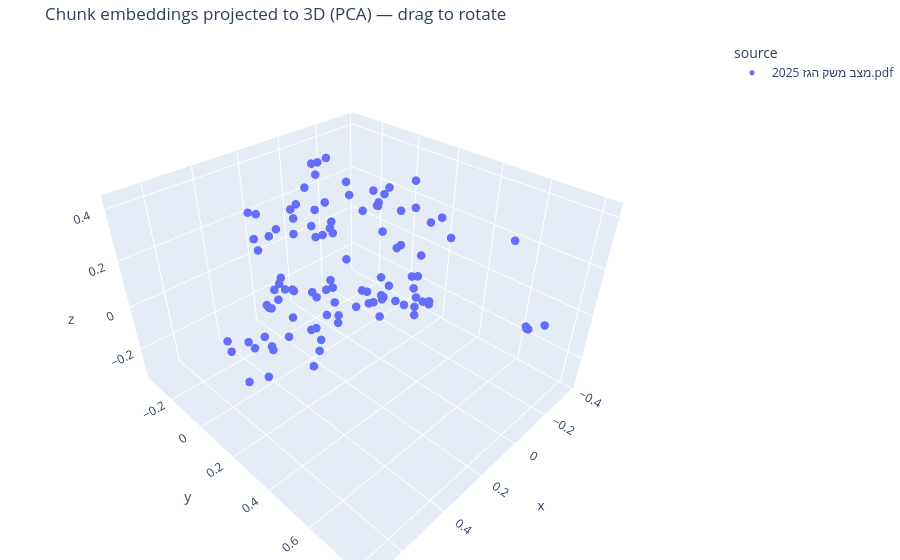

Notebook code for this chart:
### Markdown cell above
## 5. Visualize the vector space

Embeddings live in 768 dimensions — we project them to 3D with PCA to see how chunks cluster by topic/source document. Points close together are semantically similar.

**Click and drag with the mouse to rotate the plot in 3D; scroll to zoom, right-click drag to pan.**

### Code cell
pca = PCA(n_components=3)
coords = pca.fit_transform(np.array([r["embedding"] for r in records]))

viz_df = pd.DataFrame({
    "x": coords[:, 0],
    "y": coords[:, 1],
    "z": coords[:, 2],
    "source": [r["source"] for r in records],
    "preview": [r["text"][:80] + "..." for r in records],
})

fig = px.scatter_3d(
    viz_df, x="x", y="y", z="z",
    color="source", hover_data=["preview"],
    title="Chunk embeddings projected to 3D (PCA) — drag to rotate",
)
fig.update_traces(marker=dict(size=5))
fig.update_layout(scene=dict(dragmode="orbit"), margin=dict(l=0, r=0, b=0, t=40))
fig.show()

### Figure 1 — Plotly figure (JSON) as saved in the notebook; plotly's stock layout.template omitted (floating-point values rounded to 4 significant figures)
{"data": [{"customdata": [["1 סקירת משק הגז הטבעי סיכום לשנת 2025 1 תוכן עניינים 3 | בפתחהדברים 4 | דבר מנהל..."], ["חר משני בגז טבעי 92 | חלקשני – אירועים והתפתחויות במשק הגז הטבעי 30 | התפתחות מע..."], ["הדברים 4 דבר מנהל רשות הגז הטבעי שנת 2025 הייתה שנה משמעותית נוספת בהתפתחותו של ..."], ["חשיבות של כושר הרציפות התפקודית של משק הגז הטבעי בישראל. בצל מלחמת \"חרבות ברזל\" ..."], ["ו של משק הגז הטבעי. גם בשנה זו, המשק המשיך להציג יציבות וצמיחה. סך צריכת הגז הטב..."], ["עי באספקת חשמל אמינה, זמינה ויציבה למשק הישראלי. לצד הגידול בביקוש המקומי, המשיך..."], ["ות במשק הגז הטבעי. הרשות המשיכה לקדם, יחד עם חברת נתיבי הגז לישראל (להלן-נתג\"ז),..."], ["לרשת החלוקה 42 צרכנים, מספר שיא של חיבורים בשנה אחת מאז החלה פרישת הרשת. הרחבת ר..."], ["ייבים. ציון דרך מרכזי נרשם השנה באזור ירושלים והסביבה, עם הענקת רישיון ראשון לחב..."], ["צד קידום התשתיות והרחבת השימוש בגז טבעי, המשיכה רשות הגז הטבעי לחזק את מערכי הפי..."], ["תMMBtu. יציבות זו תורמת לוודאות עבור צרכני הגז הטבעי, לתחרותיות התעשייה המקומית ..."], ["ת רחבה בהנגשת הגז הטבעי לאזור יו\"ש. כל אלה נועדו להבטיח את שמשק הגז הטבעי בישראל..."], ["וח, אמין, תחרותי ומתקדם. בברכה, משה גראזי מנהל ר שות הגז הטבעי יוני, 2026 6 תקצי..."], ["ור המרכזי עם צריכה של כ- 11.4 BCM. מתוכם, חברת החשמל (חח\"י) צרכה כ-5.1 BCM, בעוד..."], ["הטבעי לכ-12.4 BCM. מגמה זו מחזקת את מעמדה הגיאופוליטי של ישראל כמרכז אנרגיה אזור..."], [" יציבים בשנת 2025 כאשר המחיר ממוצע למשק שנע סביב 4.4–4.5 דולר ל-MMBtu במהלך השנה..."], ["התעשייה לרשת החלוקה. 7 מבנה משק הגז הטבעי והשחקנים המרכזיים מבנה פיזי של משק הגז..."], ["3.8 0.56 0.06 0.62 3.5 8.9 כריש תמר לווייתן אספקה משקית משווקים חברות חלוקה אזור..."], ["ritish thermal unit: מיליון יחידות מדידה של גז טבעי לפי ערך קלורי לוח המרות מילו..."], ["לת במחזור משולב – טורבינת גז וטורבינת קיטור, וממירה את הגז הטבעי לאנרגיה חשמלית...."], ["ארצית לצרכנים הצורכים גז טבעי בלחץ נמוך באמצעות רשת החלוקה. • מערכת ההולכה: מערכ..."], [" במצב צבירה גזי, אך דחוס ים עד ללחץ של 250 בר. תהליך זה מאפשר את השימוש בו כדלק ..."], ["נה הקודמת משק מקומי סה\"כ יצוא סה\"כ חשמל קוגנרציה תעשייה סה\"כ תעשייה המחוברת לרשת..."], [" 0.263 0.033 2018 11.1 0.1 11.0 8.5 1.2 1.2 1.0 0.188 0.041 משק מקומי סה\"כ יצוא ..."], ["2020 42.7% 1820% 7.0% 6.0% -1.9% 20.1% 25.6% -3.6% 8.4% 2019 1.3% 65% 0.5% -3.7%..."], ["ה ב יצוא (כ -6%-) נובעת מאילוצים תפעוליים וביטחוניים נקודתיים ואינה מעידה על קיט..."], ["13.9 14.4 4.3 7.1 9.2 11.6 13.2 12.4 1.2 1.6 2.3 2.7 3.8 4.2 5.3 5.0 2.6 6.8 7.6..."], ["ל המאגרים והיערכות תשתיות ההולכה בהתאם וכן מהמשך צמיחתו של משק הגז הטבעי בישראל...."], ["הה. לעומת זאת, התנודתיות ביצוא במהלך השנה הושפעה באופן ישיר מעבודות תחזוקה מתוכנ..."], ["ציה שומר על י ציבות עם ממוצע של כ-0.13 BCM בחודש תרשים 3 :שימושים בגז טבעי ישראל..."], ["2.43 ינוארפברואר מרץאפריל מאייוני יוליאוגוסט ספטמבראוקטובר נובמברדצמבר תעשייהקוג..."], ["נרציה תעשייהיצוא סה\"כ צריכה בכלל המשק 14 בשנת2025 הצריכה המשקית בסקטור החשמל עמד..."], [" לאורך זמן לטובת חלקו של היצוא. נתח סקטור התעשייה מסך הצריכה קטן בשנים האחרונות ..."], [" 47% 49% 46% חשמלקוגנרציה תעשייהיצוא חשמל 42% קוגנרציה 6% תעשייה 6% יצוא 46% 15 ..."], ["ת היציבות ביחס בין סקטור החשמל והתעשייה, ניכרת ירידה משמעותית בחלקה של חח\"י מתוך..."], ["2% 11% 11% 8% 17% 13% 16% 15% 12% 12% 11% 14% 15% 16% 15% 11% 11% 10% חשמלקוגנרצ..."], [" בגז טבעי לצריכת מקומית של חשמל חח\"י ויח\"פים, במונחיBCM לשנה כמויות הגז הטבעי המ..."], [" 5.3 5.5 6.4 7.6 8.1 8.5 8.2 8.7 9.1 9.5 10.2 10.9 11.4 חח\"ייח \"פים סה\"כ 17 תרשי..."], ["ח פחמיות של חח\"י, והקמת מחז\"מים חדשים בבעלות חח\"י, צפויים להשפיע בשנים הקרובות ב..."], ["4% 35% 37% 37% 50% 49% 53% 58% 55% חח\"ייח \"פים 58.6% 58.7% 61.0% 52.2% 49.0% 44...."], [": שימושים בגז טבעי לצריכת מקומית בתעשייה ובקוגנרציה2: תעשייה המחוברת למערכת ההול..."], ["רציה, משום שהם משמשים בין היתר לייצור חום בתעשייה. בסקירה זו, סקטור הקוגנרציה מו..."], ["הקוגנרציה תעשייה ברשת החלוקהCNGסה״כ 19 תרשים11: שימושיםבגז טבעי לצריכת מקומית בת..."], [". 100%100%100%100%100%100%100%100% 99% 96% 93% 90% 84% 81% 81% 84% 83% 81% 69% 6..."], ["פרטיות שזכו במכרזי חלוקה שפרסמה רשות הגז הטבעי, כאשר בספטמבר 2025 בוטל הרישיון ל..."], [" הרישיון מרכז סופר אנ.ג'י. חברה לחלוקת גז טבעי בע\"מ 2009 דרום גז טבעי דרום בע\"מ ..."], ["תוךהצרכנים שחוברו במהלך השנים התנתקו מרשת החלוקה 13 צרכניםונכון לסוף 2025 מחוברי..."], ["ניה. הצריכה בסקטור זה עמדה בשנת2025 על 0.56 BCM לעומת 0.43 BCM בשנה שעברה. שיעור..."], ["019 2020 2021 2022 2023 2024 2025 צריכת צרכני החלוקהאחוז מסך הצריכה המקומית 8 34..."], ["CM בשנת2025 יוצא גז טבעי בהיקף של כ-12.4 BCM מישראל למדינות השכנות. עד היום יוצא..."], ["וף אשקלון לאל־עריש, וקו ירדן־צפון, המתחבר למערכת ההולכה הירדנית כאמור, ומשם מולי..."], [" 2023 2024 2025 ירדןמצרים מדינת ישראל התחילה לייצא גז טבעי בשנת 2017. מאז מגמת ה..."], ["M לשנה בחודש אוקטובר 2022 החל מאגר כרישלספק גז טבעי למשק המקומי, ובשנת 2025 אספק..."], [".6 2.3 2.7 3.4 2.7 3.2 4.3 2.5 1.5 2.1 0.5 0.7 0.8 0.7 5.5 7.5 8.3 9.3 9.8 10.5 ..."], ["41% 19% 21% 22% ים־תטיסEMG -יבואBUOYתמרלווייתן כריש 24 פילוח מקורות האספקה במשק ..."], ["וקטובר נובמברדצמבר תמרלווייתן כריש החל מכניסת תמר ב-2013 תפס המאגר נתח משמעותי ב..."], [" המאגר עם החלק הגדול ביותר בשוק ומספק כ -41% מהסך הכולל של הצריכה מאגר תמר מספק ..."], [" כרישלווייתן תמר מקומייצוא 26 מסחר משני בגז טבעי תרשים 20 :מסחר משני בשנים 4202–..."], ["רת את התחרות ואת היעילות במשק הגז הטבעי. בשנת 2025 המסחר המשני בגז טבעי הסתכם בכ..."], [" 142 182 198 176 ינופבר מרץאפר מאייונ יולאוג ספטאוק נובדצמ ינופבר מרץאפר מאייונ ..."], ["רים ובירדן, לקוחות תעשייה ו-29 תחנות כוח, מתוכן7 תחנות הכוח של חח\"י ו-22 יצרני ח..."], ["ג באשקלון, ו נמצאת בשלבי הקמה מתקדמים לחיבור יחידות 5 ו-6 באורות רבין במקביל, ממ..."], ["הסבת היחידות הפחמיות לגז. • פרויקט קו ימי אשדוד -אשקלון ( 46 ק\"מ– פרויקט לצורך ה..."], [", \"רמת חובב-ניצנה\", עבור הגדלת היצוא למצרים שיאפשר חיבור של מערכת ההולכה הישראלי..."], ["כ- 0.56 BCM המהווים כ-3.9% מהצריכה המקומית. מאז הקמת רשת החלוקה ישנה עליה מתמדת ..."], ["טיקה והבנייה, אתרי תשתית, חוות חקלאיות ועסקים במוקדי תעשייה אזוריים. חלק ניכר מה..."], ["חמש רשויות מקומיות נוספות. נתג\"ז מקדמת תכנון הנדסי, ביצוע והקמה של רשת החלוקה אש..."], ["עי בעולם בשנים 2120–2025 , במונחי דולר ל-MMBtu (מקור: ארגוס מדיה2) מחירממוצע לגז..."], ["ונים אלה, ומתנערת מכל אחריו ת הקשורה או הנובעת משימוש בנתונים במלוא המידה המותרת..."], ["מרכזיים היו מזג אוויר קר מהרגיל שהגביר את הביקוש לחימום, המשך צמצום יבוא הגז מרו..."], ["רליה ובארה״ב, פרסום מפת הדרכים של האיחוד האירופי להפסקת יבוא גז מרוסיה והתגברות ..."], ["ביקוש לחימום ולהתגברות התחרות מול אירופה על מטעני LNG . מאמצע פברואר ועד מאי נרש..."], ["יה נבעה מביקוש גבוה לחימום ולייצור חשמל בחודשי החורף ומגידול ביצוא LNG. מנגד, גי..."], [" 2022. המחיר הממוצע למשק המקומי מתייחס לכלל מכירות הגז הטבעי על ידי ספקי הגז למש..."], ["סין, טרם התבצעה בעבר פעילות חיפוש משמעותית. אי לכך הפעילות בתקופת הרישיון הראשונ..."], ["ר ההפקה ממאגרי תמר ולווי יתן, לרבות הנחת צינורות הולכה נוספים מהמאגרים לאסדות הה..."], ["לת החלטת השקעה על הרחבה נוספת של כושר ההפקה ממאגר לווייתן, אשר התקבלה בפועל בינו..."], ["טבעי ללקוחות תעשייתיים בירדן. האישור השלישי ניתן בדצמבר 2025 בגין עסקה למכירת גז..."], ["יפות מוחלטת באספקה למשק המקומי ביחס לכל כמות שתוזמן על ידי הצרכנים; תנאים שיאפשר..."], ["בתוואי רמת חובב -ניצנה, ובכך התאפשרה יציאתו לדרך של הפרויקט להקמת הצינור. צינור ..."], [" לעבודות הגז הטבעי ברשת החלוקה, וזאת לאור הניסיון הנצבר מהקמת יותר מ 800 ק\"מ. לצ..."], ["בעריכת תכנית אב למשק הגז הטבעי המסתכלת עד שנת 2050 תוך מתן דגש על תחזית צריכות ח..."], ["גז הטבעי. מידול מערכת ההולכה ורשת החלוקה בתוכנה ייעודית ביצוע מודלים וסימולציות ..."], ["של תהליכי הדיווח והתחזוקה עבור קווי הגז וכלל מתקני הגז, בהתאם לתנאי הרישיון והתק..."], ["כנים שונים ברשת החלוקה ובמערכת ההולכה, חלקם תוך התגברות על מכשולים לא שגרתיים. א..."], [" ביעדי השירות (SLA), עם דגש על מתן מענה מהיר בתוך 14 ימי עבודה פרויקטים בולטים: ..."], [" לי יעול ודיוק התיאום התכנוני. בנוסף, רשות הגז הטבעי מפתחת את פורטל ה-GIS, ובשנת..."], ["נת 2025 התפרסם המודל לשימוע ציבורי. סילוק על הסף של תביעתה5 של חברת סופר אנ.ג'י ..."], [" ולטענתה, כישלון זה נבע מהתנהלות המדינה וממדיניות האסדרה שננקטה על ידה במשך כחמש..."], [" ל-15 שנה במסגרת ההליך שהתנהל בבית המשפט המחוזי הוגשה ע\"י המדינה בקשה לסילוק התב..."], ["נוסף, הדגיש כי סופר אנ.ג'י הגישה בג\"ץ בנושא בעבר כנגד החלטת הרשות לחלט לה ערבות ..."], ["תביעה. זאת כי אותם בעלי מניות וההנהלה בחרו מספר שנים לאחר שהחברה זכתה במכרז להתמ..."], ["וב והן השופט שטיין קבעו כי מדובר במכרז עסקי וככזה יש לבחון את הטענות במסגרת החוז..."], ["בדיעבד, וכי פעילותה של ה רשות נעוצה, בין היתר, בשאיפתה הראויה לקידום משק הגז הטב..."], ["ישיון להקמה והפעלה של רשת חלוקה באזור ירושלים לחברת נתיבי הגז הטבעי לישראל בע\"מ ..."], ["כנעו שר האנרגיה והתשתיות ושר האוצר כי לשם פיתוח משק האנרגיה, אין זה נכון בנסיבות..."], ["תקופה של 25 שנים צעד זה היווה צעד נוסף של הרשות לקידום פרישת הרשת, במקרה זה באזו..."], ["התמודדות עם מצבי הלחימה והערכות חירום נוספות, היו חלק בלתי נפרד מהעיסוק. כמו כן ..."], ["לחימה, במיוחד לאור המצב הביטחוני המתוח באזור. רשות הגז הטבעי הייתה מעורבת בשורת ..."], [" למציאת פתרונות וקביעת סדר עדיפות לטיפול וקידום הרציפות התפקודית. טרם המערכה 'עם..."], ["ית והפסיבית. נוסף על כך, נדרשו תיאומים בין הגורמים השונים – משרד הביטחון, צה\"ל, ..."], ["ים, כמו רשות הטבע והגנים ומשרד החקלאות, אשר הובילה להעלאת רמת המודעות וההקפדה על..."], ["רמות הלחצים במערכת ההולכה בטווח שתאפשר זאת. לאור שינויים שעבר משק הגז הטבעי בשני..."], [" את צרכני הגז הטבעי והמשווקים לסחור בגז טבעי לצרכי איזון. כמו כן, לפ י טיוטת ההח..."], [". בינואר 2025 פרסמה רשות הגז הטבעי טיוטת תקנות למתן שירותי הולכה לצורך ייצוא גז ..."]], "hovertemplate": "source=מצב משק הגז 2025.pdf<br>x=%{x}<br>y=%{y}<br>z=%{z}<br>preview=%{customdata[0]}<extra></extra>", "legendgroup": "מצב משק הגז 2025.pdf", "marker": {"color": "#636efa", "size": 5, "symbol": "circle"}, "mode": "markers", "name": "מצב משק הגז 2025.pdf", "scene": "scene", "showlegend": true, "type": "scatter3d", "x": [0.09409, -0.01454, -0.2782, -0.2744, 0.07371, -0.1087, -0.2392, -0.05477, -0.2556, -0.3665, -0.2233, -0.3174, -0.09023, 0.3607, -0.0281, 0.01629, 0.0635, 0.1863, 0.000939, -0.3796, -0.3301, 0.1072, 0.4659, 0.5201, 0.5821, -0.05884, 0.3345, 0.1042, 0.2333, 0.3519, 0.5846, 0.1584, 0.4918, 0.217, 0.3239, 0.6752, 0.1012, 0.236, 0.03361, 0.6557, -0.107, 0.4915, -0.03026, 0.2733, -0.2876, -0.2805, 0.04334, 0.2309, 0.3384, -0.09637, 0.05193, -0.1207, 0.1346, 0.7099, 0.2356, -0.05818, 0.2138, 0.04257, 0.04812, 0.3529, -0.1139, -0.1461, -0.1335, -0.2172, 0.1954, -0.2, -0.07058, 0.01297, 0.4853, 0.1451, 0.0661, 0.2097, -0.1689, -0.1254, -0.1528, 0.06883, -0.0689, -0.1813, -0.1569, -0.1066, -0.2119, -0.1489, -0.2783, -0.2282, -0.3189, -0.03944, -0.314, -0.3025, -0.005287, -0.01388, -0.1403, -0.2297, -0.1198, -0.2305, -0.3467, -0.3283, -0.2223, -0.2702, -0.3449, -0.3055, -0.2463, -0.09108, -0.1845, -0.2595, -0.2989], "y": [-0.1253, -0.07019, -0.1817, 0.199, -0.3419, -0.2902, -0.01955, 0.158, 0.1343, -0.05309, -0.05617, 0.005366, -0.2826, -0.04354, -0.1309, -0.1062, -0.2432, -0.1942, -0.1776, -0.1198, -0.1357, -0.2213, 0.1069, 0.03758, 0.0008447, -0.3046, -0.1521, -0.1645, 0.07381, -0.0881, 0.2349, -0.2842, 0.1003, -0.1776, 0.01622, 0.1779, -0.3204, -0.2045, -0.08828, 0.2835, -0.3302, 0.1373, -0.1058, 0.02771, 0.1216, -0.09265, -0.08516, -0.2539, -0.1271, -0.2984, -0.2679, -0.2881, -0.2363, 0.3148, -0.2366, -0.1803, -0.2039, -0.1682, -0.2872, 0.0882, -0.116, 0.02785, -0.1155, -0.2205, 0.1224, 0.008612, 0.1357, -0.1753, 0.3517, -0.003051, 0.02153, 0.05973, -0.2666, -0.211, 0.2459, -0.006499, 0.02275, -0.02692, -0.02132, -0.2076, -0.08599, -0.09331, 0.07953, 0.1801, 0.1527, 0.2353, -0.04573, 0.09575, 0.8213, 0.8073, 0.8103, 0.3341, 0.7579, 0.6005, 0.05239, 0.2112, 0.09416, 0.2242, 0.1052, 0.1266, 0.2414, 0.2917, 0.02021, -0.04232, -0.07972], "z": [-0.3241, -0.3145, 0.09705, 0.1853, -0.1638, 0.2855, 0.245, -0.08317, 0.233, -0.07421, -0.3022, 0.1511, 0.1331, -0.02712, 0.4287, -0.1412, 0.09205, 0.1816, 0.07909, 0.1946, 0.1355, -0.1522, -0.08217, -0.05517, -0.03662, 0.2387, 0.3226, 0.2698, -0.1292, 0.2007, -0.05255, 0.1034, -0.01143, -0.1286, -0.1533, 0.07578, -0.1721, -0.1764, -0.256, 0.1405, 0.03064, -0.03311, -0.2308, 0.3438, -0.1708, 0.1518, 0.1428, 0.2412, 0.2262, 0.335, 0.1914, 0.3363, -0.1451, 0.05815, -0.1765, 0.2152, -0.09391, -0.1713, -0.22, -0.007391, -0.05094, 0.2439, 0.2442, 0.2408, 0.09789, -0.1252, -0.1136, -0.2157, 0.004705, -0.2817, -0.1835, -0.2654, 0.05269, 0.03494, -0.0907, -0.0576, -0.1235, 0.2776, -0.257, 0.06705, -0.2524, -0.3081, -0.2754, -0.2092, -0.2416, -0.05647, -0.2495, -0.1283, 0.1454, 0.1439, 0.08128, 0.1882, 0.0504, 0.2839, 0.2923, 0.1912, 0.06127, -0.1798, -0.0359, -0.1143, -0.174, -0.1221, -0.3219, -0.2741, 0.02583]}], "layout": {"legend": {"title": {"text": "source"}, "tracegroupgap": 0}, "margin": {"b": 0, "l": 0, "r": 0, "t": 40}, "scene": {"domain": {"x": [0, 1], "y": [0, 1]}, "dragmode": "orbit", "xaxis": {"title": {"text": "x"}}, "yaxis": {"title": {"text": "y"}}, "zaxis": {"title": {"text": "z"}}}, "title": {"text": "Chunk embeddings projected to 3D (PCA) — drag to rotate"}}}
